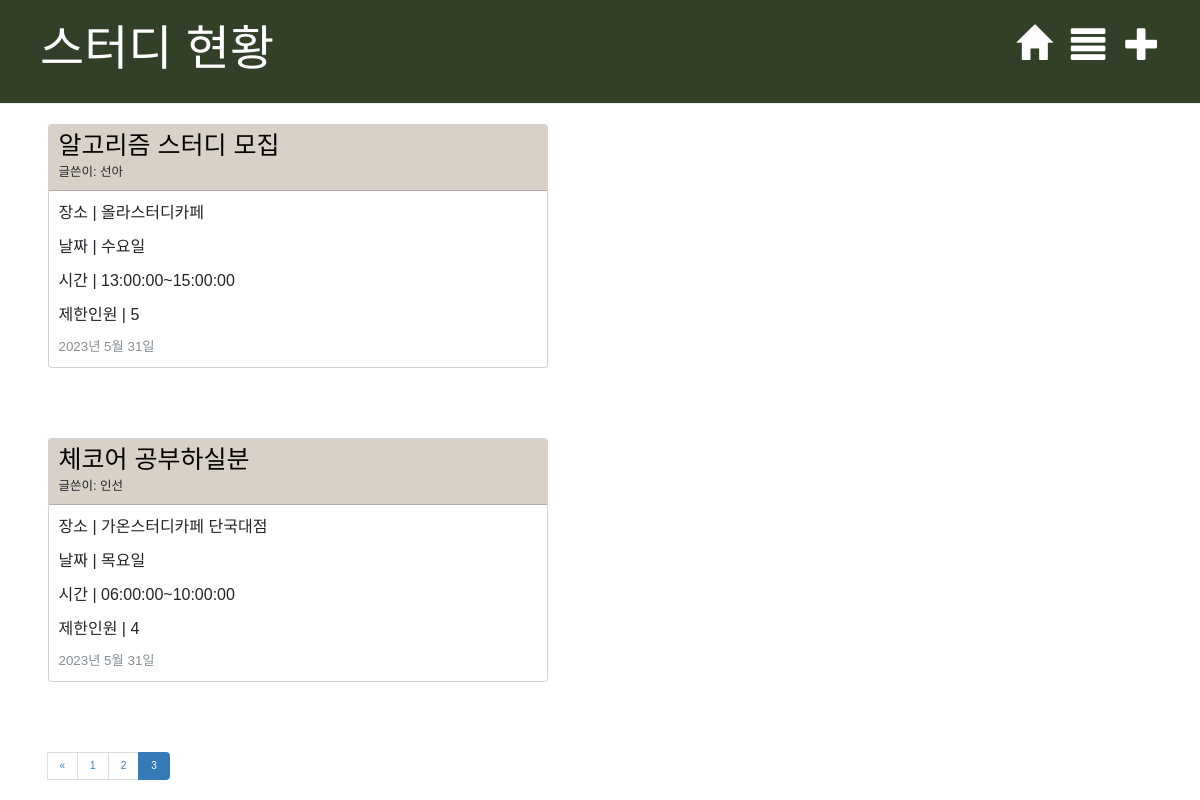
Page /blog/?page=3 on the committed database.
### blog/models.py (models this page shows, shortened)
class Post(models.Model):
    author = models.ForeignKey('accounts.User', on_delete=models.CASCADE)
    published_date = models.DateField(default=timezone.now)
    title = models.CharField(max_length=30)
    study_place = models.CharField(max_length=30)
    study_day = models.CharField(max_length=30)
    start_date = models.DateField(default=timezone.now)
    end_date = models.DateField(blank=False, null=False)
    start_time = models.TimeField(blank=False, null=False)
    end_time = models.TimeField(blank=False, null=False)
    limit_people = models.IntegerField(default=2)
    text = models.TextField(default='', blank=True)

### accounts/models.py (models this page shows)
class User(models.Model):
    username = models.CharField(max_length=128)
    useremail = models.EmailField(max_length=128)
    password = models.CharField(max_length=128)
    created_at = models.DateTimeField(auto_now_add=True)
    def __str__(self):
        return self.username
    class Meta:
        db_table = 'cafeProject_user'
        verbose_name = '카페앱 사용자'
        verbose_name_plural = '카페앱 사용자'

### blog/views.py (the view)
# urls.py: path('', views.post_list, name='post_list'),
def post_list(request):
    posts = Post.objects.filter(published_date__lte=timezone.now()).order_by('published_date')
    page = request.GET.get('page')
    paginator = Paginator(posts, 3)
    try:
        paginated_list = paginator.get_page(page)
    except PageNotAnInteger:
        page = 1
        paginated_list = paginator.get_page(page)
    except EmptyPage:
        page = paginator.num_pages
        paginated_list = paginator.get_page(page)
    return render(request, 'blog/post_list.html', {'posts': posts, 'paginated_list': paginated_list, 'paginator': paginator})

### blog/templates/blog/post_list.html (shortened to what this page needs)
{% extends 'blog/base.html' %}
    {% block content %}
        {% for post in paginated_list %}
            <div class="post">
                <div class="d-grid gap-3">
                <div class="card" style="width: 50rem;">
                    <div class="card-header" style="background-color:#D9D1C7;">
                        <h1><a href="{% url 'post_detail' pk=post.pk %}">{{ post.title }}</a></h1>
                        <h5>글쓴이: {{ post.author }}</h5>
                    </div>
                    <div class="card-body">
                        <p>장소 | {{ post.study_place|linebreaksbr }}</p>
                        <p>날짜 | {{ post.study_day|linebreaksbr }}</p>
                        <p>시간 | {{ post.start_time|linebreaksbr }}~{{ post.end_time|linebreaksbr }}</p>
                        <p>제한인원 | {{ post.limit_people|linebreaksbr }}</p>
                        <div class="date">
                            {{ post.published_date }}
                        </div>
                    </div>
                </div>
                </div>
            </div>
        {% endfor %}
    <nav aria-label="study_pagination">
        <ul class="pagination">
        {% if paginated_list.has_other_pages %}
        <li class="page-item">
            {% if paginated_list.has_previous %}
                <li class = "page-item">
                    <a class="page-link" href="?page={{ paginated_list.previous_page_number }}" aria-label = "Previous">
                        <span aria-hidden="true">&laquo;</span></a>
                </li>
            {% endif %}
            {% for page in paginator.page_range %}
            {% if page >= paginated_list.number|add:-5 and page <= paginated_list.number|add:5 %}
            {% if page == paginated_list.number %}
            <li class="page-item active" aria-current="page"><a class="page-link" href="?page={{ page }}">{{ page }}</a></li>
            {% else %}
            <li class="page-item"><a class="page-link" href="?page={{ page }}">{{ page }}</a></li>
            {% endif %}
            {% endif %}
            {% endfor %}
        </li>
        </ul>
        {% endif %}
    </nav>
    {% endblock %}

### blog/static/css/blog.css (style rules this page uses)
.date { color: #868e96; font-size: 10pt; }
.post { margin-bottom: 70px; }
.post h1 a, .post h1 a:visited { color: #000000; text-decoration: none; }

### rows in the picture
Post: title "알고리즘 스터디 모집", author "선아", study_place "올라스터디카페", study_day "수요일", start_time "13:00:00", end_time "15:00:00", limit_people "5", published_date "2023년 5월 31일"
Post: title "체코어 공부하실분", author "인선", study_place "가온스터디카페 단국대점", study_day "목요일", start_time "06:00:00", end_time "10:00:00", limit_people "4", published_date "2023년 5월 31일"

### other values in the picture
{{ page }} "1" "2"
{{ page }} "3"
